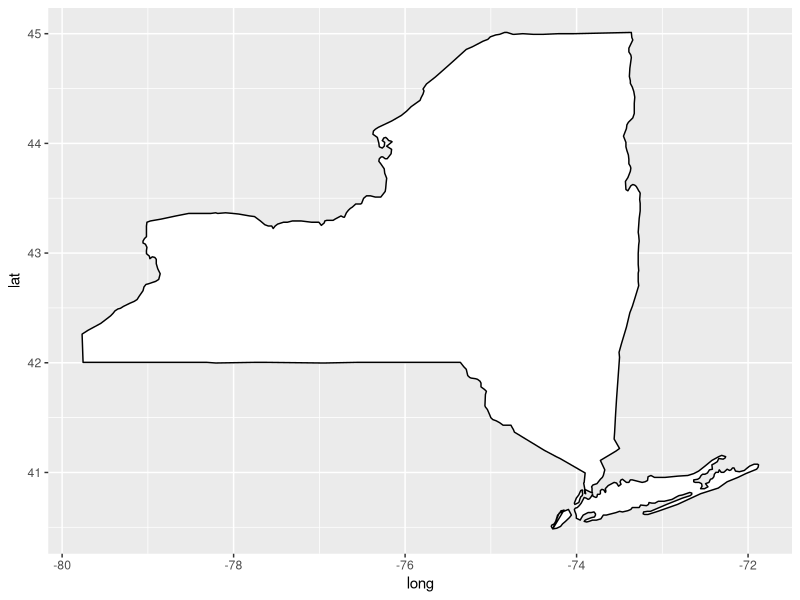
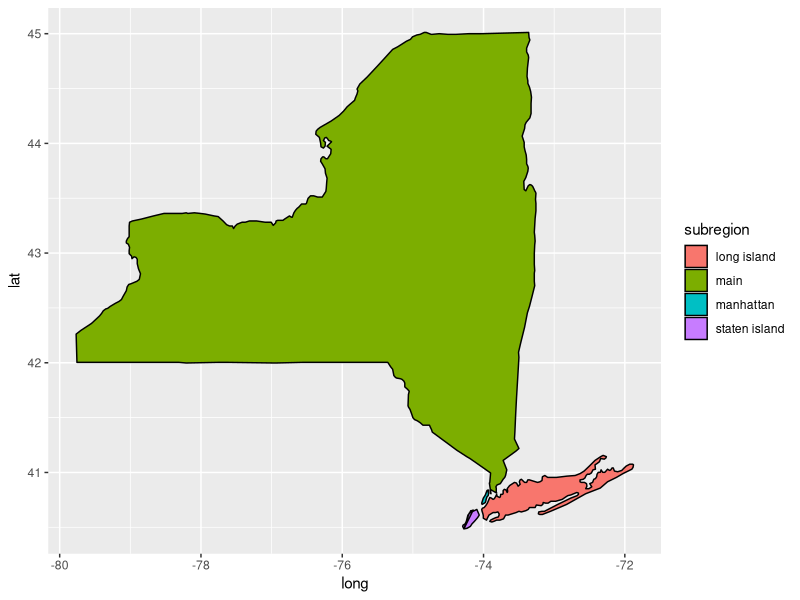

Generate these figures, in order, with R:
## ---- chunk 1
knitr::opts_chunk$set(echo = TRUE, warning = FALSE, message = FALSE)
## ---- chunk 2
library(maps)
library(tidyverse)
## ---- chunk 3
state_df <- ggplot2::map_data("state")
## ---- chunk 4
ny_df <- state_df %>% 
  filter(region == "new york")
## ---- chunk 5
ggplot(data = ny_df, aes(x = long, y = lat, group = subregion)) +
  geom_polygon(colour = "black", fill = "white")
## ---- chunk 6
ggplot(data = ny_df, aes(x = long, y = lat, group = subregion)) +
  geom_polygon(colour = "black", aes(fill = subregion))
